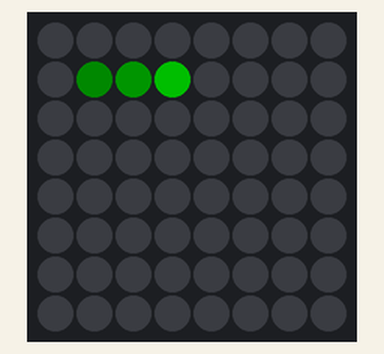
Bench run of a program on a simulated Raspberry Pi Pico running MicroPython. Shown: 8×8 RGB LED matrix (first LED top left, wired row by row). Dim RGB values are drawn brighter than linear; random numbers come from a fixed seed; library files of the repository ran but are not shown: Neopixel.py.

Above: at 0.46 s.
At 5.37 s:
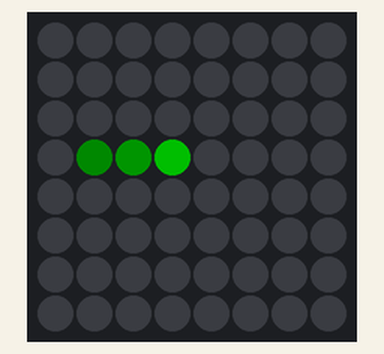
At 10.28 s:
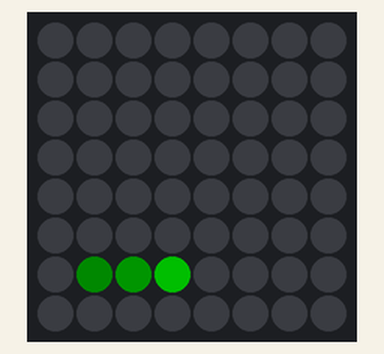
At 20.1 s:
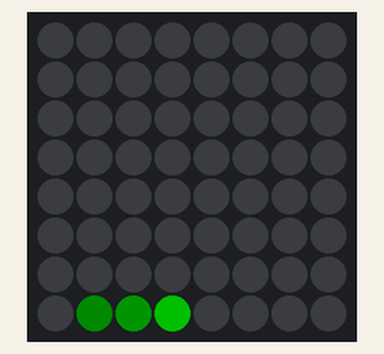
At 29.92 s:
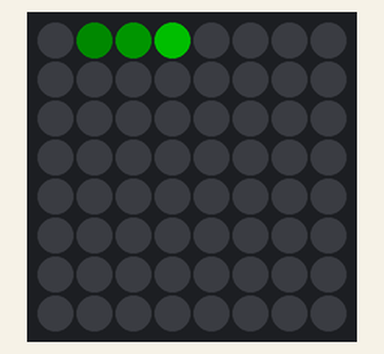
At 39.74 s:
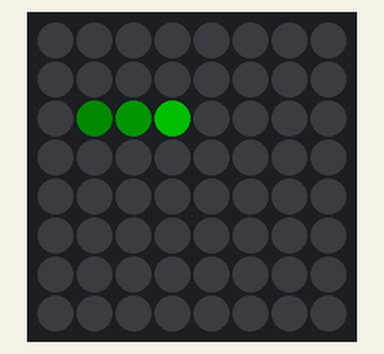

The program:

Neopixel_8x8_digital_rain.py
```python
import machine, time
from random import random, seed, randint
from Neopixel import Neopixel

# --- Configuration ---
_NeoPixel = 23 # définition du port NeoPixel (GP23)

PIXEL_WIDTH = 8
PIXEL_HEIGHT = 8
Matrix = [[0 for j in range(PIXEL_WIDTH + 1)]for i in range(PIXEL_HEIGHT + 1)]
NUM_LEDS=PIXEL_WIDTH*PIXEL_HEIGHT # Number of LEDs in your strip
# --- Initialize NeoPixel ---

stripe = Neopixel(NUM_LEDS, 1 , _NeoPixel, "GRB")
# --- Define Colors (Matrix Green Shades) ---
GREEN_BRIGHT = (0, 80, 0)
GREEN_FADE = (0, 20, 0)
GREEN_DIM = (0, 10, 0)
BLACK = (0, 0, 0)

# --- Main Loop ---
random_number = randint(0, PIXEL_WIDTH-1)
offset=(random_number*8)
while True:
# --- Animation Function ---
    for i in range(PIXEL_HEIGHT):
        # Set a bright LED for the "drop"
        # Fade previous LEDs (or leave some as tails)
        if i>1:
            stripe[(i+offset)-1] = GREEN_FADE
        if i>2:
            stripe[(i+offset)-1] = GREEN_FADE
            stripe[(i+offset)-2] = GREEN_DIM

        stripe[i+offset] = GREEN_BRIGHT
        #print (i+offset)
        stripe.show() # Update the LEDs
        time.sleep_ms(20) # Adjust speed

        # Clear the trail behind the drop (optional, for cleaner single drops)
        if i>0:
            stripe[(i+offset)-1] = BLACK
            stripe[i+offset] = BLACK
        if i>1:
            stripe[(i+offset)-2] = BLACK
            stripe[(i+offset)-1] = BLACK
            stripe[i+offset] = BLACK

        stripe.show() # Update the LEDs
    random_number = randint(0, PIXEL_WIDTH-1)
    offset=(random_number*8)
```
